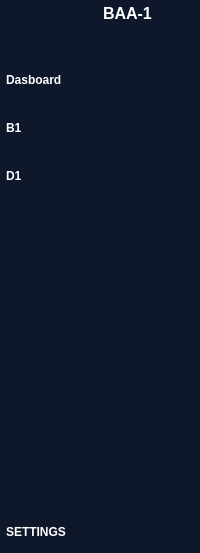
     <widget class="QWidget" name="sidebar_widget" native="true">
      <property name="styleSheet">
       <string notr="true">QWidget{
	background-color: rgb(15, 23, 42);
	color:white;
}
QPushButton{
	text-align: left;
	height: 30px;
	margin:2px;
	width: 90px;
	padding:4px;
	border-radius:2px;
	border-left:#0f766e;
	
}
QPushButton:checked{
	background-color:#1e293b;
	color: #f7fee7;
}</string>
      </property>
      <layout class="QVBoxLayout" name="verticalLayout_4">
       <property name="leftMargin">
        <number>0</number>
       </property>
       <property name="topMargin">
        <number>0</number>
       </property>
       <property name="rightMargin">
        <number>0</number>
       </property>
       <property name="bottomMargin">
        <number>0</number>
       </property>
       <item>
        <layout class="QHBoxLayout" name="horizontalLayout">
         <property name="leftMargin">
          <number>9</number>
         </property>
         <property name="topMargin">
          <number>4</number>
         </property>
         <property name="rightMargin">
          <number>9</number>
         </property>
         <item>
          <widget class="QLabel" name="label_2">
           <property name="text">
            <string/>
           </property>
           <property name="pixmap">
            <pixmap>resources/icons/icons/data-management-9858.png</pixmap>
           </property>
          </widget>
         </item>
         <item>
          <widget class="QLabel" name="label_3">
           <property name="font">
            <font>
             <pointsize>12</pointsize>
             <bold>true</bold>
            </font>
           </property>
           <property name="text">
            <string>BAA-1</string>
           </property>
          </widget>
         </item>
        </layout>
       </item>
       <item>
        <layout class="QVBoxLayout" name="verticalLayout_2">
         <property name="topMargin">
          <number>30</number>
         </property>
         <item>
          <widget class="QPushButton" name="pb_dashboard_2">
           <property name="font">
            <font>
             <bold>true</bold>
            </font>
           </property>
           <property name="cursor">
            <cursorShape>PointingHandCursor</cursorShape>
           </property>
           <property name="text">
            <string>Dasboard</string>
           </property>
           <property name="icon">
            <iconset>
             <normaloff>resources/icons/icons/four-squares-10585.png</normaloff>resources/icons/icons/four-squares-10585.png</iconset>
           </property>
           <property name="checkable">
            <bool>true</bool>
           </property>
           <property name="autoExclusive">
            <bool>true</bool>
           </property>
           <property name="flat">
            <bool>true</bool>
           </property>
          </widget>
         </item>
         <item>
          <widget class="QPushButton" name="pb_birth">
           <property name="font">
            <font>
             <bold>true</bold>
            </font>
           </property>
           <property name="cursor">
            <cursorShape>PointingHandCursor</cursorShape>
           </property>
           <property name="text">
            <string>B1</string>
           </property>
           <property name="icon">
            <iconset>
             <normaloff>resources/icons/icons/maternity.png</normaloff>resources/icons/icons/maternity.png</iconset>
           </property>
           <property name="iconSize">
            <size>
             <width>30</width>
             <height>30</height>
            </size>
           </property>
           <property name="checkable">
            <bool>true</bool>
           </property>
           <property name="autoExclusive">
            <bool>true</bool>
           </property>
           <property name="flat">
            <bool>true</bool>
           </property>
          </widget>
         </item>
         <item>
          <widget class="QPushButton" name="pB_death">
           <property name="font">
            <font>
             <bold>true</bold>
            </font>
           </property>
           <property name="cursor">
            <cursorShape>PointingHandCursor</cursorShape>
           </property>
           <property name="text">
            <string>D1</string>
           </property>
           <property name="icon">
            <iconset>
             <normaloff>resources/icons/icons/heart-beat-3519.png</normaloff>resources/icons/icons/heart-beat-3519.png</iconset>
           </property>
           <property name="iconSize">
            <size>
             <width>25</width>
             <height>25</height>
            </size>
           </property>
           <property name="checkable">
            <bool>true</bool>
           </property>
           <property name="autoExclusive">
            <bool>true</bool>
           </property>
           <property name="flat">
            <bool>true</bool>
           </property>
          </widget>
         </item>
         <item>
          <spacer name="verticalSpacer_2">
           <property name="orientation">
            <enum>Qt::Vertical</enum>
           </property>
           <property name="sizeHint" stdset="0">
            <size>
             <width>20</width>
             <height>308</height>
            </size>
           </property>
          </spacer>
         </item>
         <item>
          <widget class="QPushButton" name="pb_users_2">
           <property name="font">
            <font>
             <bold>true</bold>
            </font>
           </property>
           <property name="cursor">
            <cursorShape>PointingHandCursor</cursorShape>
           </property>
           <property name="text">
            <string>SETTINGS</string>
           </property>
           <property name="icon">
            <iconset>
             <normaloff>resources/icons/icons/SETTINGS.png</normaloff>resources/icons/icons/SETTINGS.png</iconset>
           </property>
           <property name="iconSize">
            <size>
             <width>25</width>
             <height>25</height>
            </size>
           </property>
           <property name="checkable">
            <bool>true</bool>
           </property>
           <property name="autoExclusive">
            <bool>true</bool>
           </property>
           <property name="flat">
            <bool>true</bool>
           </property>
          </widget>
         </item>
        </layout>
       </item>
      </layout>
     </widget>
